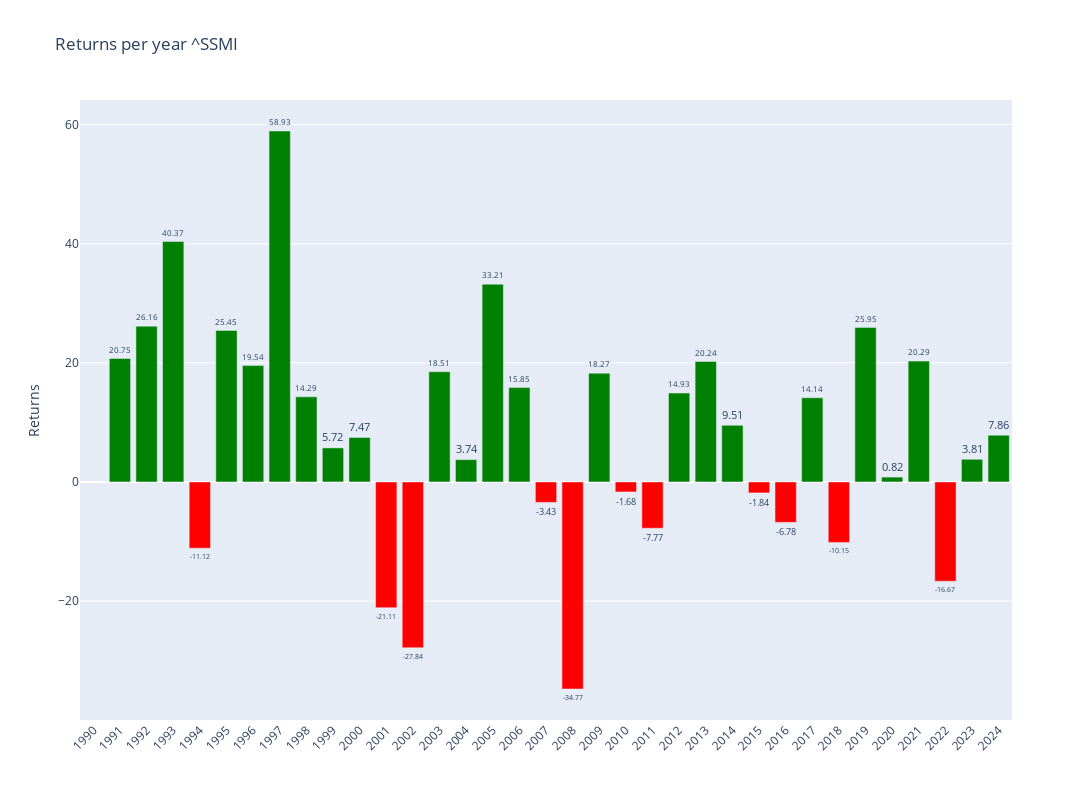

Notebook cell for this chart:
### Code cell
# Plotly
fig = make_subplots()

# Add colors
colors = ['green' if x >= 0 else 'red' for x in annual_data['Return']]

# Graph (1,1)
fig.add_trace(go.Bar(y=annual_data['Return'],x=annual_data['Return'].index,text=round(annual_data['Return'],2),textposition='outside',marker_color=colors,hoverinfo='skip'),row=1,col=1)

# Update xaxis properties
fig.update_yaxes(title_text="Returns", row=1, col=1)

fig.update_layout(xaxis=dict(tickvals=annual_data.index,tickangle=-45),height=800, width=1300,title=f"Returns per year {ticker}")

fig.show()

### Figure 1 — Plotly figure (JSON) as saved in the notebook; plotly's stock layout.template omitted (floating-point values rounded to 4 significant figures)
{"data": [{"hoverinfo": "skip", "marker": {"color": ["red", "green", "green", "green", "red", "green", "green", "green", "green", "green", "green", "red", "red", "green", "green", "green", "green", "red", "red", "green", "red", "red", "green", "green", "green", "red", "red", "green", "red", "green", "green", "green", "red", "green", "green"]}, "text": [null, 20.75, 26.16, 40.37, -11.12, 25.45, 19.54, 58.93, 14.29, 5.72, 7.47, -21.11, -27.84, 18.51, 3.74, 33.21, 15.85, -3.43, -34.77, 18.27, -1.68, -7.77, 14.93, 20.24, 9.51, -1.84, -6.78, 14.14, -10.15, 25.95, 0.82, 20.29, -16.67, 3.81, 7.86], "textposition": "outside", "type": "bar", "x": [1990, 1991, 1992, 1993, 1994, 1995, 1996, 1997, 1998, 1999, 2000, 2001, 2002, 2003, 2004, 2005, 2006, 2007, 2008, 2009, 2010, 2011, 2012, 2013, 2014, 2015, 2016, 2017, 2018, 2019, 2020, 2021, 2022, 2023, 2024], "xaxis": "x", "y": [null, 20.75, 26.16, 40.37, -11.12, 25.45, 19.54, 58.93, 14.29, 5.717, 7.468, -21.11, -27.84, 18.51, 3.743, 33.21, 15.85, -3.428, -34.77, 18.27, -1.678, -7.766, 14.93, 20.24, 9.513, -1.84, -6.784, 14.14, -10.15, 25.95, 0.8154, 20.29, -16.67, 3.806, 7.857], "yaxis": "y"}], "layout": {"height": 800, "title": {"text": "Returns per year ^SSMI"}, "width": 1300, "xaxis": {"anchor": "y", "domain": [0, 1], "tickangle": -45, "tickvals": [1990, 1991, 1992, 1993, 1994, 1995, 1996, 1997, 1998, 1999, 2000, 2001, 2002, 2003, 2004, 2005, 2006, 2007, 2008, 2009, 2010, 2011, 2012, 2013, 2014, 2015, 2016, 2017, 2018, 2019, 2020, 2021, 2022, 2023, 2024]}, "yaxis": {"anchor": "x", "domain": [0, 1], "title": {"text": "Returns"}}}}
